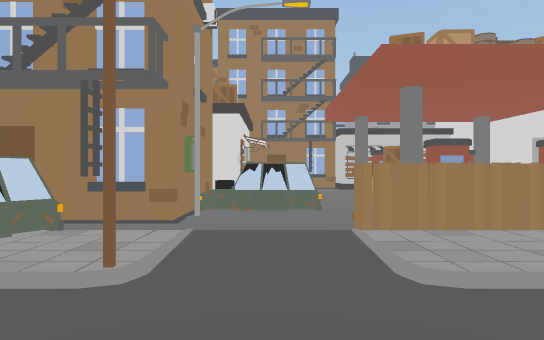
View 1 (above)

24 first-person views from a walk through a Unity game level. The camera is 1.2 m above the floor, looks level and sees 70° across. The floor is counted in squares, 2 m on a side. Each view is taken from the middle of a square. On the plan, view 1 faces up. The plan holds only what a view shows up to about 11 squares ahead; the rest is blank. The place goes on beyond the plan. The player character is not drawn. Some animated figures are left out.

View 2
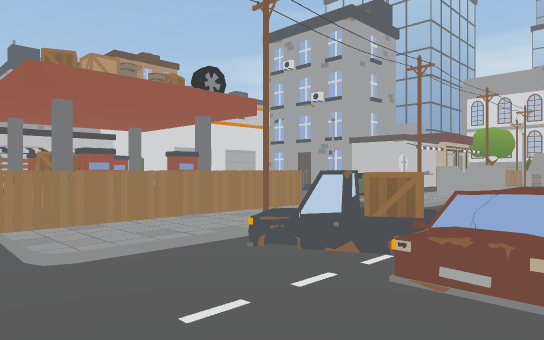

View 3
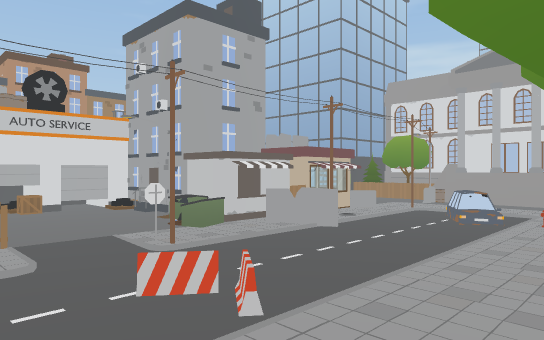

View 4
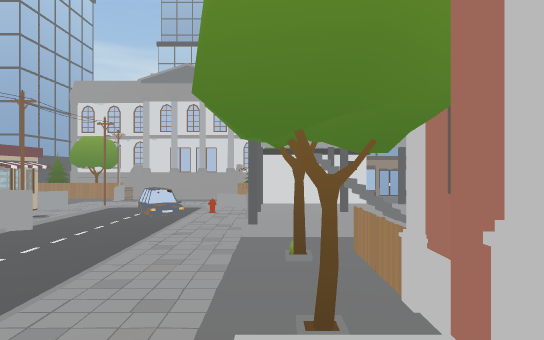

View 5
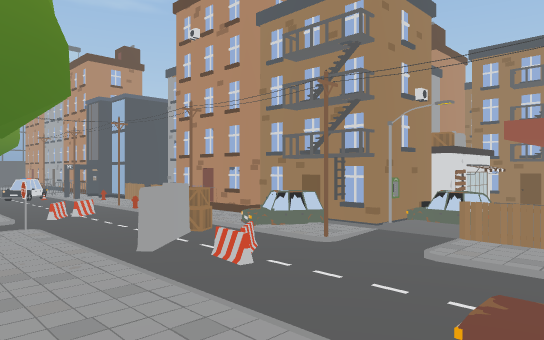

View 6
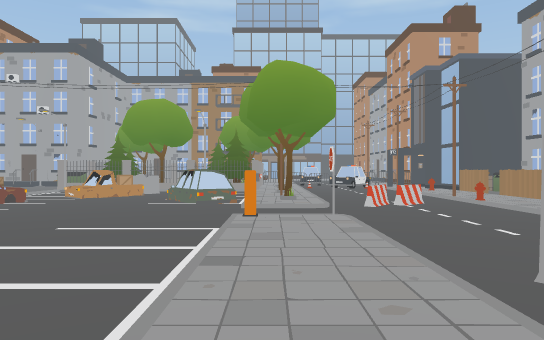

View 7
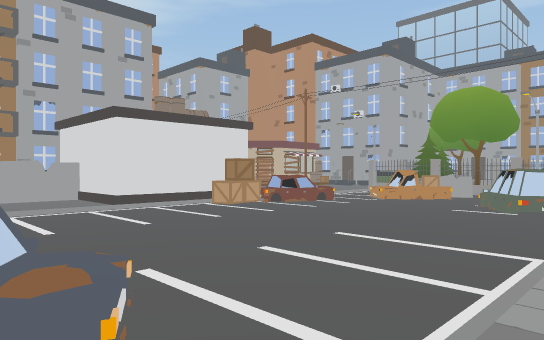

View 8
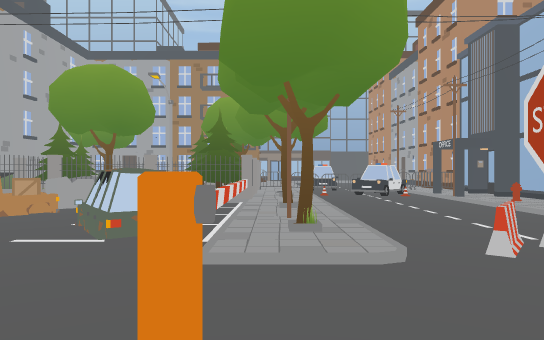

View 9
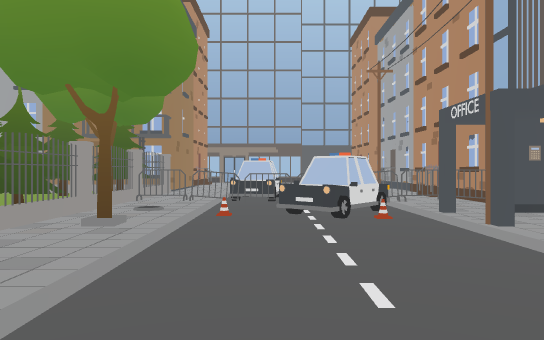

View 10
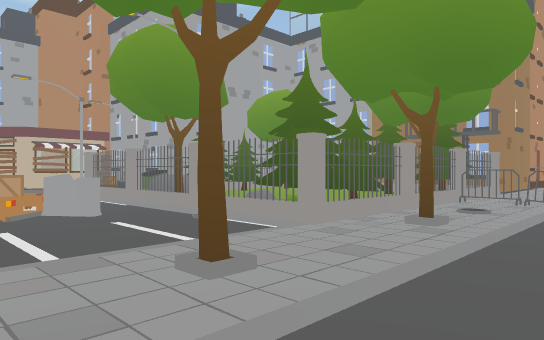

View 11
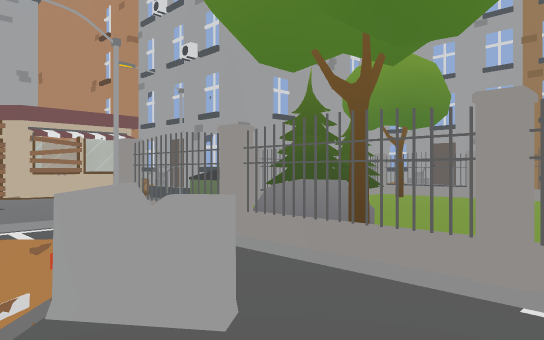

View 12
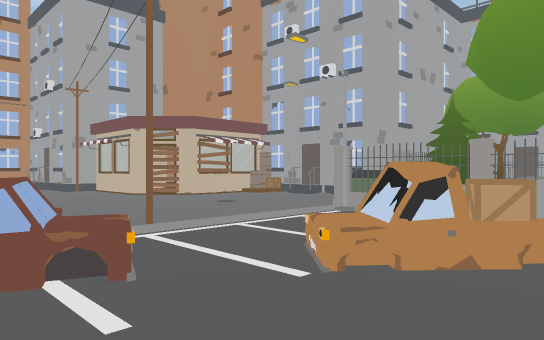

View 13
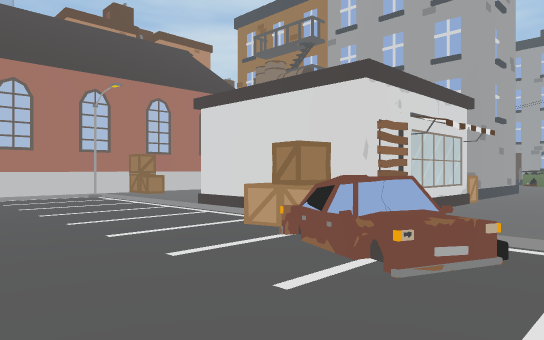

View 14
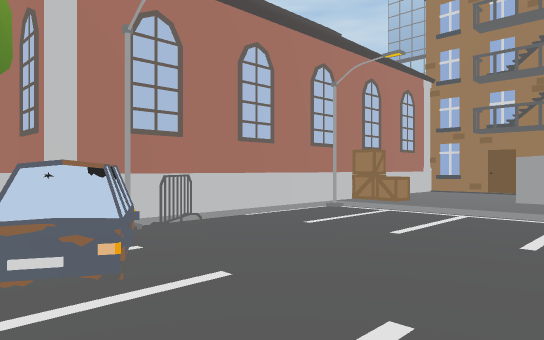

View 15
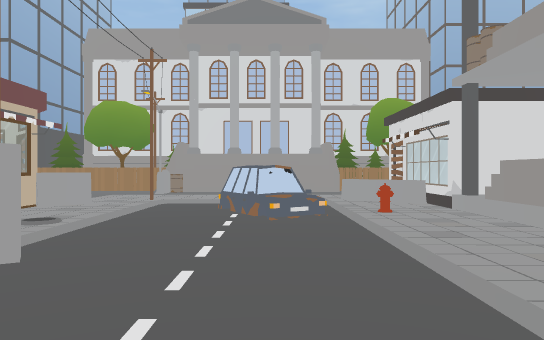

View 16
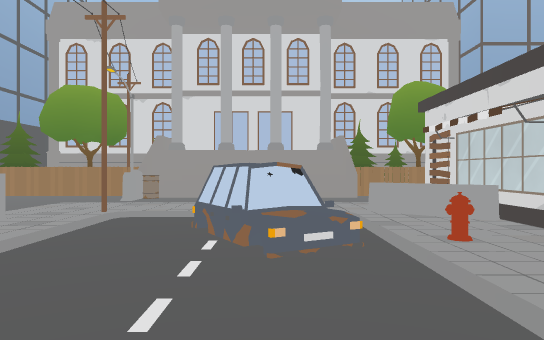

View 17
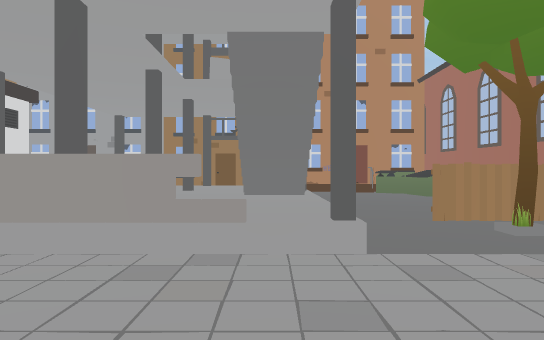

View 18
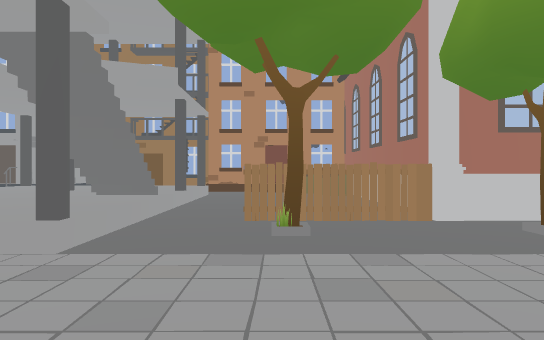

View 19
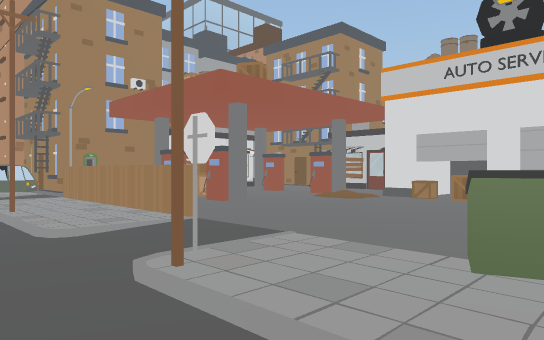

View 20
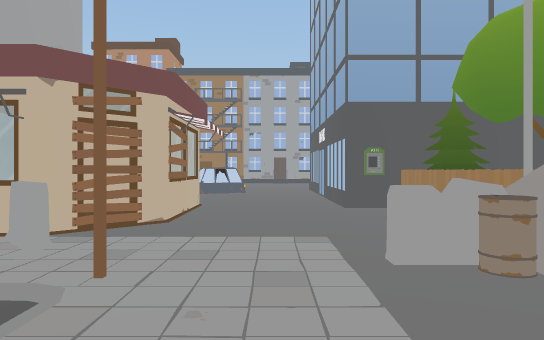

View 21
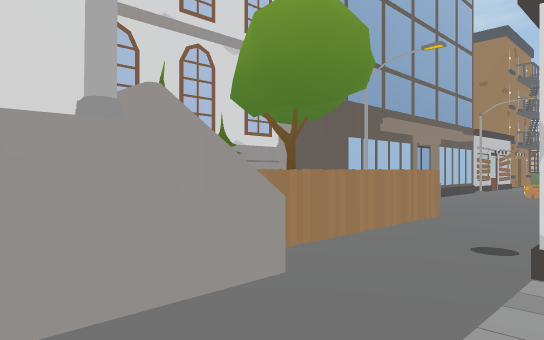

View 22
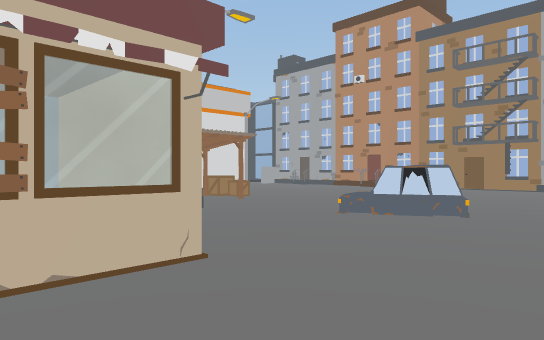

View 23
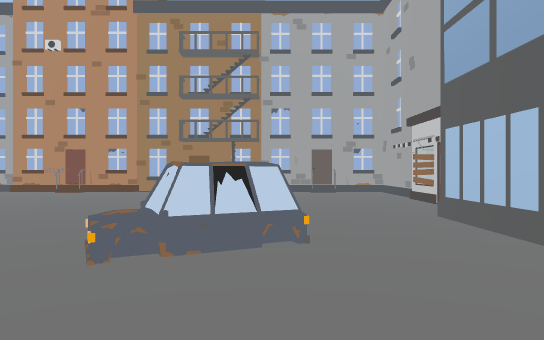

View 24
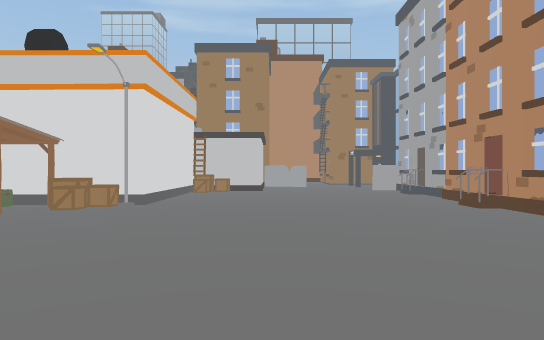

### Floor plan
Key: @ floor where view 1 was taken; # wall or solid block; x gap in a wall; . main floor; : floor 0.25 m higher than the main floor; + floor 0.5 m higher than the main floor; / step, stairs or slope; = window, fence, low wall or low ledge; v drop or lower ground; O other object.
Columns run from 20 left of view 1 to 21 right of it. Each row starts with its distance up from view 1.
 18                          O#####OO#O####
 17                          .............#
 16                          .............#
 15                          .............O
 14                          .............O
 13                          O............O
 12                          OO...........#
 11                      OOOO ####O....O..#
 10                      .... ####O...OO..#
  9                    O ....O####  ......#
  8                    O .#:#:OO.O  ......#
  7                    O ........O    ....#
  6                    #O.O......O  #OO..OOO##
  5            O       #..#:#....OO O  ...OO
  4 O###O#### OOO #OO###..  ....OOOOOOO...O O#
  3 O..OOO##OOOO..O..O...OOOOO....x...=..#O# #
  2     OO##///#O//#////./////.O//##///#.O/  #
  1     OOO.....=....O.=...O .........//../v #
  0   OOO./......=...#.=@./O .=....../O/../x #
 -1  :OOO//O////O/.O///////  ////////O//../  #
 -2  .OOO..O..O/OOO.......    O.O......=..OvO#
 -3 #OOOO OOO.O.O....... O // OOO#+==xOOOxOOO#
 -4   OO...OO...O......O#####/OOO.#+++O O.O
 -5  #OO....O=..........O   ###...//+##  .O
 -6  OO....OO#OO........#     #..#++++   .. #
 -7  #O...    ..........#     #...++++   ...#
 -8  #OOOOO O...OOO.....#     #..#+#+#   ...#
 -9  ###O#OOO..#..OO#..O#     #O..        ..#
-10      ##..:....  ##..#     ###O   ###OOO.#
-11       +.......OO# ..#         O###    ..O
-12       O/.....O    ..#                  .O
-13       #  O....O #####
-14    OOOO  O.. .
-15       #OOO.
-16           .
-17           O

Positions as (right, up) in squares from view 1, and headings:
1: (0, 0), facing up
2: (0, -1), facing up-right
3: (4, -3), facing up-right
4: (3, -3), facing right
5: (3, -3), facing up-left
6: (0, -2), facing left
7: (-1, -2), facing down-left
8: (-4, -2), facing left
9: (-9, 0), facing left
10: (-9, 0), facing down-left
11: (-10, -4), facing down-left
12: (-7, -5), facing down-left
13: (-9, -5), facing down-right
14: (-4, -3), facing down-right
15: (8, 0), facing right
16: (10, 0), facing right
17: (10, 0), facing down
18: (8, 0), facing down
19: (9, 1), facing up-left
20: (16, 0), facing up
21: (16, 0), facing down-right
22: (17, 5), facing up-left
23: (15, 7), facing up
24: (16, 14), facing left
